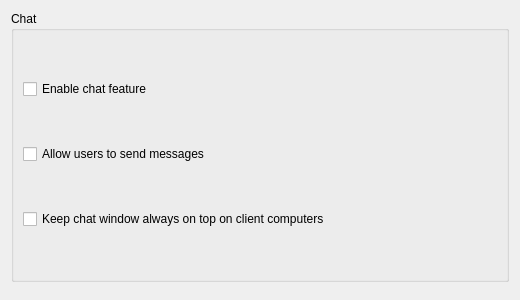
<?xml version="1.0" encoding="UTF-8"?>
<ui version="4.0">
 <class>ChatConfigurationPage</class>
 <widget class="QWidget" name="ChatConfigurationPage">
  <property name="geometry">
   <rect>
    <x>0</x>
    <y>0</y>
    <width>520</width>
    <height>300</height>
   </rect>
  </property>
  <property name="windowTitle">
   <string>Chat</string>
  </property>
  <layout class="QVBoxLayout" name="verticalLayout">
   <item>
    <widget class="QGroupBox" name="generalGroupBox">
     <property name="title">
      <string>Chat</string>
     </property>
     <layout class="QVBoxLayout" name="groupBoxLayout">
      <item>
       <widget class="QCheckBox" name="chatEnabled">
        <property name="text">
         <string>Enable chat feature</string>
        </property>
       </widget>
      </item>
      <item>
       <widget class="QCheckBox" name="chatStudentsCanSendMessages">
        <property name="text">
         <string>Allow users to send messages</string>
        </property>
       </widget>
      </item>
      <item>
       <widget class="QCheckBox" name="chatStudentWindowStaysOnTop">
        <property name="text">
         <string>Keep chat window always on top on client computers</string>
        </property>
       </widget>
      </item>
     </layout>
    </widget>
   </item>
   <item>
    <spacer name="verticalSpacer">
     <property name="orientation">
      <enum>Qt::Vertical</enum>
     </property>
    </spacer>
   </item>
  </layout>
 </widget>
 <resources/>
 <connections/>
</ui>
